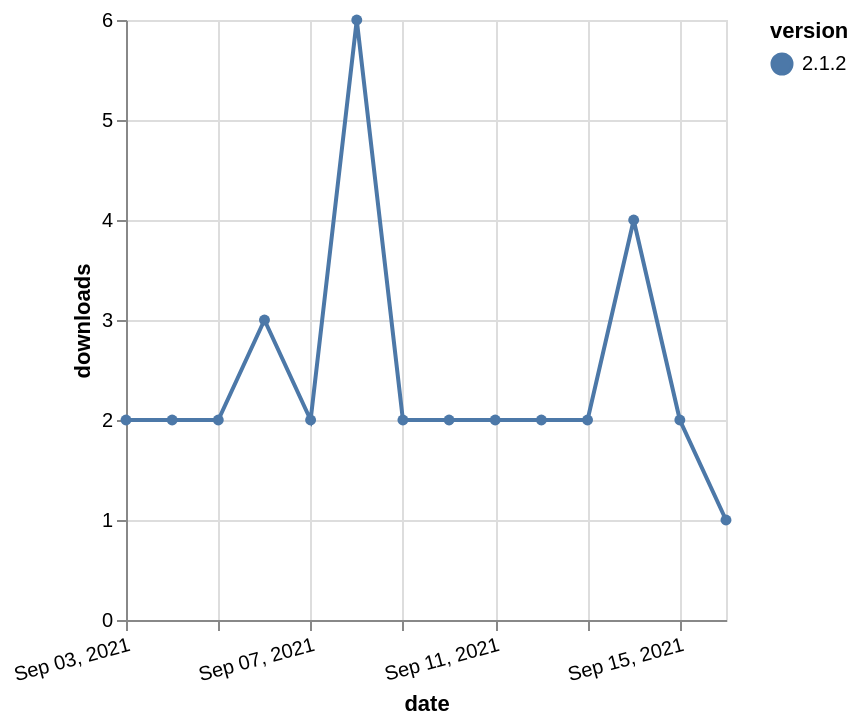

Vega-Lite specification stored for this chart:
### Vega-Lite specification from a JSON file in a GitHub repository (floating-point values rounded to 4 significant figures)
{"$schema": "https://vega.github.io/schema/vega-lite/v5.json", "description": "A simple bar chart with embedded data.", "data": {"values": [{"date": "2021-09-03", "total": 2845, "delta": 2, "version": "2.1.2"}, {"date": "2021-09-04", "total": 2847, "delta": 2, "version": "2.1.2"}, {"date": "2021-09-05", "total": 2849, "delta": 2, "version": "2.1.2"}, {"date": "2021-09-06", "total": 2852, "delta": 3, "version": "2.1.2"}, {"date": "2021-09-07", "total": 2854, "delta": 2, "version": "2.1.2"}, {"date": "2021-09-08", "total": 2860, "delta": 6, "version": "2.1.2"}, {"date": "2021-09-09", "total": 2862, "delta": 2, "version": "2.1.2"}, {"date": "2021-09-10", "total": 2864, "delta": 2, "version": "2.1.2"}, {"date": "2021-09-11", "total": 2866, "delta": 2, "version": "2.1.2"}, {"date": "2021-09-12", "total": 2868, "delta": 2, "version": "2.1.2"}, {"date": "2021-09-13", "total": 2870, "delta": 2, "version": "2.1.2"}, {"date": "2021-09-14", "total": 2874, "delta": 4, "version": "2.1.2"}, {"date": "2021-09-15", "total": 2876, "delta": 2, "version": "2.1.2"}, {"date": "2021-09-16", "total": 2877, "delta": 1, "version": "2.1.2"}]}, "width": "container", "mark": {"type": "line", "point": {"filled": true}}, "encoding": {"x": {"field": "date", "type": "temporal", "timeUnit": "yearmonthdate", "title": "date", "axis": {"labelAngle": -15}}, "y": {"field": "delta", "type": "quantitative", "title": "downloads"}, "color": {"field": "version", "type": "nominal"}, "tooltip": {"field": "delta"}}}
